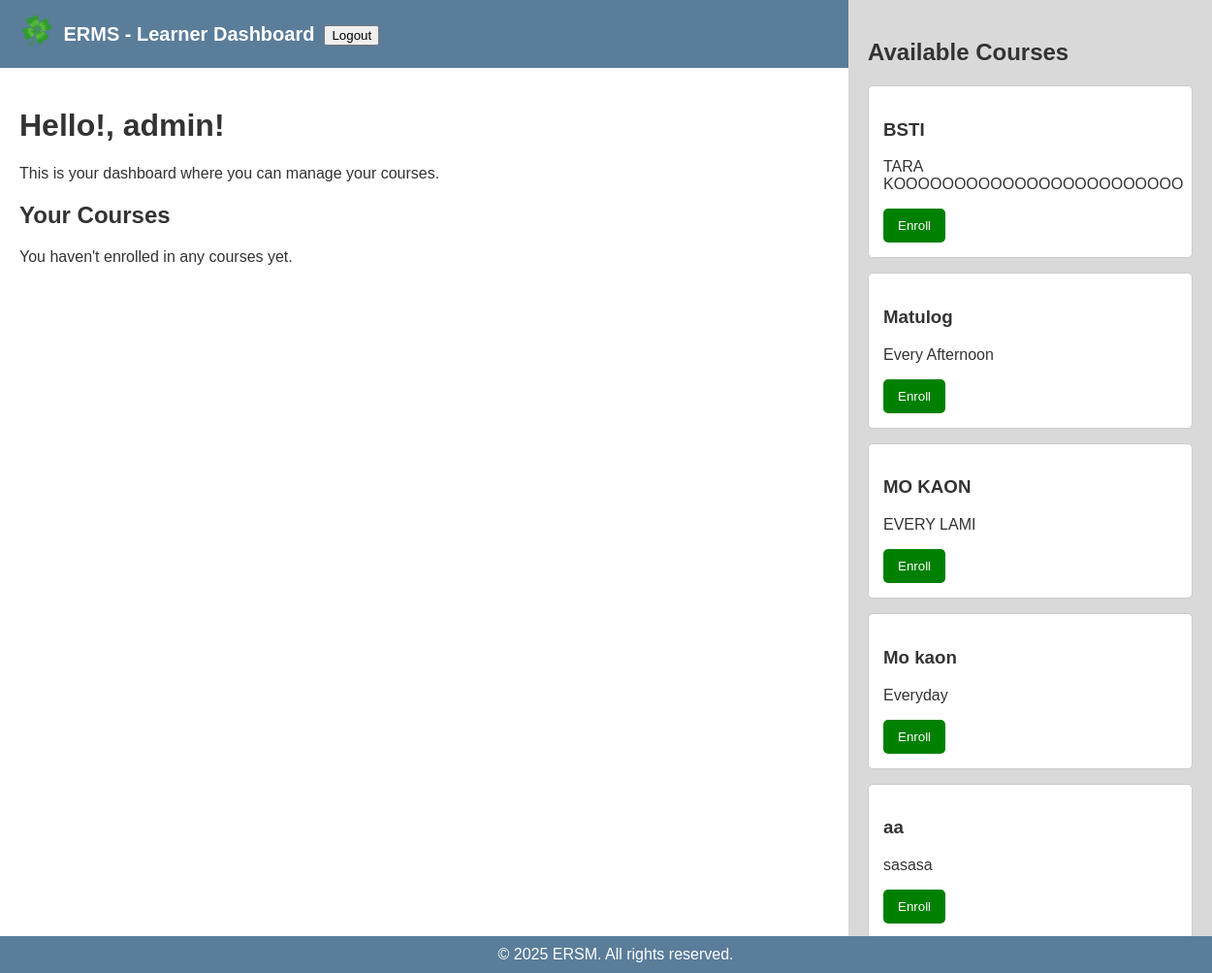
/user_dashboard/ (signed in), run on the app's committed database.
### lms/models.py (models this page shows, shortened)
class Course(models.Model):
    trainer = models.ForeignKey(User, on_delete=models.CASCADE)  # Make sure only trainers create courses
    course_name = models.CharField(max_length=100)
    course_description = models.TextField()
    course_duration = models.CharField(max_length=50)

### lms/views.py (the view)
# urls.py: path('user_dashboard/', views.user_dashboard, name='user_dashboard'),
def user_dashboard(request):
    enrolled_courses = Enrollment.objects.filter(user=request.user)
    enrolled_course_ids = enrolled_courses.values_list('course_id', flat=True)
    available_courses = Course.objects.exclude(id__in=enrolled_course_ids)
    context = {
        'enrollments': enrolled_courses,
        'available_courses': available_courses
    }
    return render(request, 'lms/user_dashboard.html', context)

### lms/templates/lms/user_dashboard.html (shortened to what this page needs)
{% load static %}
<!DOCTYPE html>
<html lang="en">
<head>
</head>
<body>
    <div class="header">
        <img src="{% static 'images/logo.png' %}" alt="Logo" style="height: 50px; vertical-align: middle;">
        ERMS - Learner Dashboard
        <form method="POST" action="{% url 'lms:logout' %}" class="logout-form">
            <button type="submit" class="logout-button">Logout</button>
        </form>
    </div>
    <div class="content">
        <h1>Hello!, {{ request.user.username }}!</h1>
        <p>This is your dashboard where you can manage your courses.</p>
        <h2>Your Courses</h2>
        {% for enrollment in enrollments %}
          <div class="course-box">
            <h3>{{ enrollment.course.course_name }}</h3>
            <p>{{ enrollment.course.course_description }}</p>
          </div>
        {% empty %}
          <p>You haven't enrolled in any courses yet.</p>
        {% endfor %}
    </div>
    <div class="sidebar">
        <h2>Available Courses</h2>
        {% for course in available_courses %}
          <div class="course-box">
            <h3>{{ course.course_name }}</h3>
            <p>{{ course.course_description }}</p>
            <form method="POST" action="{% url 'lms:enroll_course' course.id %}">
                <button type="submit" class="button">Enroll</button>
            </form>
          </div>
        {% empty %}
          <p>No more courses available to enroll.</p>
        {% endfor %}
    </div>
    <div class="footer">
        <div class="footer-text">© 2025 ERSM. All rights reserved.</div>
    </div>
</body>
</html>

### lms/templates/lms/user_dashboard.html (style rules this page uses)
body { font-family: Arial, sans-serif; margin: 0; padding: 0; background: white; color: #333; display: flex; flex-direction: column; min-height: 100vh; overflow: hidden; }
.header { width: 100%; background: #5A7D9A; color: white; padding: 10px 20px; font-size: 20px; font-weight: 600; display: flex; align-items: center; gap: 10px; }
.sidebar { width: 30%; height: 100%; background: #D9D9D9; position: fixed; right: 0; top: 0; padding: 20px; box-sizing: border-box; overflow-y: auto; }
.footer { background: #5A7D9A; color: white; text-align: center; padding: 10px; width: 100%; position: fixed; bottom: 0; left: 0; }
.course-box { background: white; padding: 15px; border: 1px solid #ccc; border-radius: 5px; margin-bottom: 15px; }
.button { background: green; color: white; padding: 10px 15px; border: none; border-radius: 5px; cursor: pointer; }
.footer-text { font-size: 16px; font-weight: 500; }
.content { flex: 1; padding: 20px; margin-right: 32%; }

### data on the page
Course: course_name "BSTI", course_description "TARA KOOOOOOOOOOOOOOOOOOOOOOOO"
Course: course_name "Matulog", course_description "Every Afternoon"
Course: course_name "MO KAON", course_description "EVERY LAMI"
Course: course_name "Mo kaon", course_description "Everyday"
Course: course_name "aa", course_description "sasasa"

### other printed values
{{ request.user.username }} "admin"
